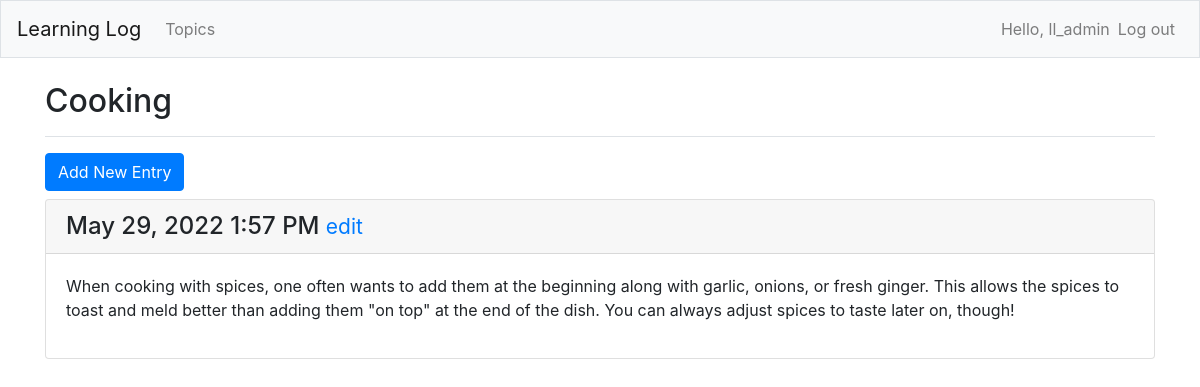
The page /topics/3/ (signed in) on the database its author committed.
### learning_logs/models.py (models this page shows, shortened)
class Topic(models.Model):
    text = models.CharField(max_length=200)
    date_added = models.DateTimeField(auto_now_add=True)
    owner = models.ForeignKey(User, on_delete=models.CASCADE)
    def __str__(self):
        return self.text

class Entry(models.Model):
    topic = models.ForeignKey(Topic, on_delete=models.CASCADE)
    text = models.TextField(default="", blank=False)
    date_added = models.DateTimeField(auto_now_add=True)
    class Meta:
        verbose_name_plural = 'entries'

### learning_logs/views.py (the view)
# urls.py: path('topics/<int:topic_id>/', views.topic, name='topic'),
@login_required
def topic(request, topic_id):
    topic = Topic.objects.get(id=topic_id)
    check_owner(topic.owner, request)
    entries = topic.entry_set.order_by('-date_added')
    context = {'topic': topic, 'entries': entries}
    return render(request, 'learning_logs/topic.html', context)

### learning_logs/views.py (called while the page is built)
def check_owner(owner, request):
    if owner != request.user:
        raise Http404

### learning_logs/templates/learning_logs/topic.html
{% extends "learning_logs/base.html" %}
{% load bootstrap4 %}
{% block page_header %}
  <h2>{{ topic }}</h2>
{% endblock page_header %}
{% block content %}
  {% buttons %}
  <a href="{% url 'learning_logs:new_entry' topic.id %}">
    <button name="add-entry" class="my-2 btn btn-primary">Add New Entry</button>
  </a>
  {% endbuttons %}
  {% for entry in entries %}
    <div class="card mb-3">
      <h4 class="card-header">
        {{ entry.date_added|date:'M d, Y g:i A' }}
        <small><a href="{% url 'learning_logs:edit_entry' entry.id %}">edit</a></small>
      </h4>
      <div class="card-body">
        {{ entry.text|linebreaks }}
      </div>
    </div>
    {% empty %}
      <p>There are no entries for this topic yet</p>
  {% endfor %}
{% endblock content %}

### learning_logs/templates/learning_logs/base.html (shortened to what this page needs)
{% load bootstrap4 %}
<!doctype html>
<html lang="en">
<head>
    {% bootstrap_css %}
</head>
<body>
    <nav class="navbar navbar-expand-md navbar-light bg-light mb-4 border">
        <a class="navbar-brand" href="{% url 'learning_logs:index' %}">Learning Log</a>
        <div class="collapse navbar-collapse" id="navbarCollapse">
            <ul class="navbar-nav mr-auto">
                <li class="nav-item">
                    <a class="nav-link" href="{% url 'learning_logs:topics' %}">Topics</a>
                </li>
            </ul>
            <ul class="navbar-nav ml-auto">
                {% if user.is_authenticated %}
                    <li class="nav-item">
                        <span class="navbar-text">Hello, {{ user.username }}</span>
                    </li>
                    <li class="nav-item">
                        <a class="nav-link" href="{% url 'users:logout' %}">Log out</a>
                    </li>
                {% endif%}
            </ul>
        </div>
    </nav>
    <main role="main" class="container">
        <div class="pb-2 mb-2 border-bottom">
            {% block page_header %}{% endblock page_header %}
        </div>
        <div>
            {% block content %}{% endblock content %}
        </div>
    </main>
</body>
</html>

### rows shown on the page
Topic: text "Cooking"
Entry: date_added "May 29, 2022 1:57 PM", text "When cooking with spices, one often wants to add them at the beginning along with garlic, onions, or fresh ginger. This allows the spices to toast and meld better than adding them \"on top\" at the end of the dish. You can always adjust spices to taste later on, though!"

### other values the page prints
{{ user.username }} "ll_admin"
